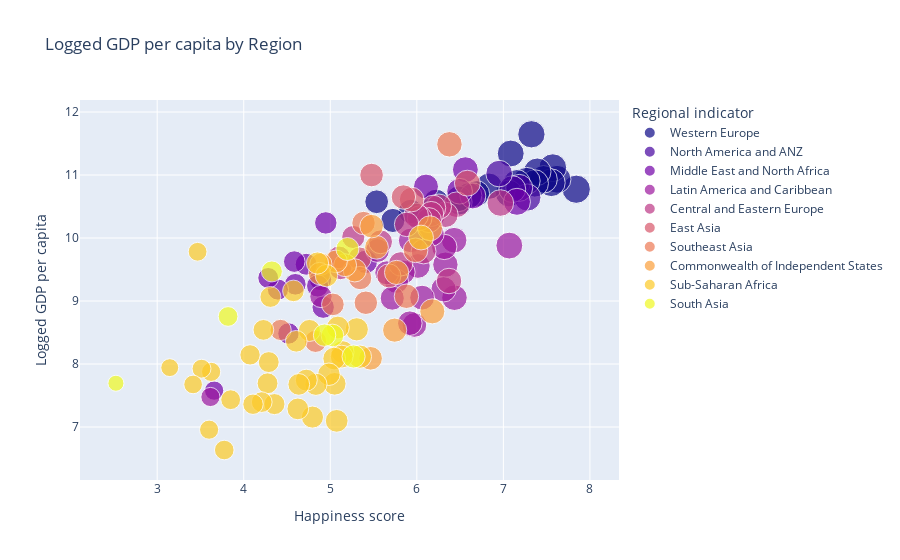

Source (notebook cell):
### Code cell
fig = px.scatter(data_frame=df_2021, x="Happiness score", y="Logged GDP per capita", size='Happiness score', 
                 size_max=20,
                 color="Regional indicator", color_discrete_sequence= px.colors.sequential.Plasma, 
                 title='Logged GDP per capita by Region')
fig.show()

### Figure 1 — Plotly figure (JSON) as saved in the notebook; plotly's stock layout.template omitted (floating-point values rounded to 4 significant figures)
{"data": [{"hovertemplate": "Regional indicator=Western Europe<br>Happiness score=%{marker.size}<br>Logged GDP per capita=%{y}<extra></extra>", "legendgroup": "Western Europe", "marker": {"color": "#0d0887", "size": [7.842, 7.62, 7.571, 7.554, 7.464, 7.392, 7.363, 7.324, 7.268, 7.155, 7.085, 7.064, 6.834, 6.69, 6.602, 6.491, 6.483, 6.223, 5.929, 5.723, 5.536], "sizemode": "area", "sizeref": 0.0196, "symbol": "circle"}, "mode": "markers", "name": "Western Europe", "orientation": "v", "showlegend": true, "type": "scatter", "x": [7.842, 7.62, 7.571, 7.554, 7.464, 7.392, 7.363, 7.324, 7.268, 7.155, 7.085, 7.064, 6.834, 6.69, 6.602, 6.491, 6.483, 6.223, 5.929, 5.723, 5.536], "xaxis": "x", "y": [10.78, 10.93, 11.12, 10.88, 10.93, 11.05, 10.87, 11.65, 10.91, 10.87, 11.34, 10.71, 10.82, 10.7, 10.67, 10.57, 10.62, 10.58, 10.42, 10.28, 10.58], "yaxis": "y"}, {"hovertemplate": "Regional indicator=North America and ANZ<br>Happiness score=%{marker.size}<br>Logged GDP per capita=%{y}<extra></extra>", "legendgroup": "North America and ANZ", "marker": {"color": "#46039f", "size": [7.277, 7.183, 7.103, 6.951], "sizemode": "area", "sizeref": 0.0196, "symbol": "circle"}, "mode": "markers", "name": "North America and ANZ", "orientation": "v", "showlegend": true, "type": "scatter", "x": [7.277, 7.183, 7.103, 6.951], "xaxis": "x", "y": [10.64, 10.8, 10.78, 11.02], "yaxis": "y"}, {"hovertemplate": "Regional indicator=Middle East and North Africa<br>Happiness score=%{marker.size}<br>Logged GDP per capita=%{y}<extra></extra>", "legendgroup": "Middle East and North Africa", "marker": {"color": "#7201a8", "size": [7.157, 6.647, 6.561, 6.494, 6.106, 5.41, 4.948, 4.918, 4.887, 4.854, 4.721, 4.596, 4.584, 4.517, 4.395, 4.283, 3.658], "sizemode": "area", "sizeref": 0.0196, "symbol": "circle"}, "mode": "markers", "name": "Middle East and North Africa", "orientation": "v", "showlegend": true, "type": "scatter", "x": [7.157, 6.647, 6.561, 6.494, 6.106, 5.41, 4.948, 4.918, 4.887, 4.854, 4.721, 4.596, 4.584, 4.517, 4.395, 4.283, 3.658], "xaxis": "x", "y": [10.57, 10.67, 11.09, 10.74, 10.82, 9.622, 10.24, 8.903, 9.342, 9.24, 9.584, 9.266, 9.626, 8.485, 9.182, 9.367, 7.578], "yaxis": "y"}, {"hovertemplate": "Regional indicator=Latin America and Caribbean<br>Happiness score=%{marker.size}<br>Logged GDP per capita=%{y}<extra></extra>", "legendgroup": "Latin America and Caribbean", "marker": {"color": "#9c179e", "size": [7.069, 6.435, 6.431, 6.33, 6.317, 6.309, 6.18, 6.172, 6.061, 6.012, 5.972, 5.929, 5.919, 5.84, 5.764, 5.716, 5.653, 5.545, 4.892, 3.615], "sizemode": "area", "sizeref": 0.0196, "symbol": "circle"}, "mode": "markers", "name": "Latin America and Caribbean", "orientation": "v", "showlegend": true, "type": "scatter", "x": [7.069, 6.435, 6.431, 6.33, 6.317, 6.309, 6.18, 6.172, 6.061, 6.012, 5.972, 5.929, 5.919, 5.84, 5.764, 5.716, 5.653, 5.545, 4.892, 3.615], "xaxis": "x", "y": [9.88, 9.053, 9.966, 9.577, 9.859, 9.186, 10.35, 10.07, 9.054, 9.557, 8.62, 9.962, 8.648, 9.458, 9.313, 9.046, 9.448, 9.802, 9.073, 7.477], "yaxis": "y"}, {"hovertemplate": "Regional indicator=Central and Eastern Europe<br>Happiness score=%{marker.size}<br>Logged GDP per capita=%{y}<extra></extra>", "legendgroup": "Central and Eastern Europe", "marker": {"color": "#bd3786", "size": [6.965, 6.461, 6.372, 6.331, 6.255, 6.189, 6.166, 6.14, 6.078, 6.032, 5.992, 5.882, 5.813, 5.581, 5.266, 5.117, 5.101], "sizemode": "area", "sizeref": 0.0196, "symbol": "circle"}, "mode": "markers", "name": "Central and Eastern Europe", "orientation": "v", "showlegend": true, "type": "scatter", "x": [6.965, 6.461, 6.372, 6.331, 6.255, 6.189, 6.166, 6.14, 6.078, 6.032, 5.992, 5.882, 5.813, 5.581, 5.266, 5.117, 5.101], "xaxis": "x", "y": [10.56, 10.53, 9.318, 10.37, 10.5, 10.48, 10.38, 10.28, 9.787, 10.31, 10.36, 10.22, 9.59, 9.94, 10.02, 9.52, 9.693], "yaxis": "y"}, {"hovertemplate": "Regional indicator=East Asia<br>Happiness score=%{marker.size}<br>Logged GDP per capita=%{y}<extra></extra>", "legendgroup": "East Asia", "marker": {"color": "#d8576b", "size": [6.584, 5.94, 5.845, 5.677, 5.477, 5.339], "sizemode": "area", "sizeref": 0.0196, "symbol": "circle"}, "mode": "markers", "name": "East Asia", "orientation": "v", "showlegend": true, "type": "scatter", "x": [6.584, 5.94, 5.845, 5.677, 5.477, 5.339], "xaxis": "x", "y": [10.87, 10.61, 10.65, 9.4, 11, 9.673], "yaxis": "y"}, {"hovertemplate": "Regional indicator=Southeast Asia<br>Happiness score=%{marker.size}<br>Logged GDP per capita=%{y}<extra></extra>", "legendgroup": "Southeast Asia", "marker": {"color": "#ed7953", "size": [6.377, 5.985, 5.88, 5.411, 5.384, 5.345, 5.03, 4.83, 4.426], "sizemode": "area", "sizeref": 0.0196, "symbol": "circle"}, "mode": "markers", "name": "Southeast Asia", "orientation": "v", "showlegend": true, "type": "scatter", "x": [6.377, 5.985, 5.88, 5.411, 5.384, 5.345, 5.03, 4.83, 4.426], "xaxis": "x", "y": [11.49, 9.805, 9.076, 8.973, 10.24, 9.365, 8.947, 8.36, 8.541], "yaxis": "y"}, {"hovertemplate": "Regional indicator=Commonwealth of Independent States<br>Happiness score=%{marker.size}<br>Logged GDP per capita=%{y}<extra></extra>", "legendgroup": "Commonwealth of Independent States", "marker": {"color": "#fb9f3a", "size": [6.179, 6.152, 5.766, 5.744, 5.534, 5.477, 5.466, 5.283, 5.171, 5.066, 4.891, 4.875], "sizemode": "area", "sizeref": 0.0196, "symbol": "circle"}, "mode": "markers", "name": "Commonwealth of Independent States", "orientation": "v", "showlegend": true, "type": "scatter", "x": [6.179, 6.152, 5.766, 5.744, 5.534, 5.477, 5.466, 5.283, 5.171, 5.066, 4.891, 4.875], "xaxis": "x", "y": [8.836, 10.15, 9.454, 8.538, 9.853, 10.19, 8.091, 9.487, 9.569, 9.629, 9.585, 9.436], "yaxis": "y"}, {"hovertemplate": "Regional indicator=Sub-Saharan Africa<br>Happiness score=%{marker.size}<br>Logged GDP per capita=%{y}<extra></extra>", "legendgroup": "Sub-Saharan Africa", "marker": {"color": "#fdca26", "size": [6.049, 5.342, 5.306, 5.142, 5.132, 5.088, 5.074, 5.051, 5.045, 4.984, 4.956, 4.852, 4.834, 4.794, 4.759, 4.723, 4.636, 4.625, 4.607, 4.574, 4.355, 4.308, 4.289, 4.275, 4.227, 4.208, 4.107, 4.073, 3.849, 3.775, 3.623, 3.6, 3.512, 3.467, 3.415, 3.145], "sizemode": "area", "sizeref": 0.0196, "symbol": "circle"}, "mode": "markers", "name": "Sub-Saharan Africa", "orientation": "v", "showlegend": true, "type": "scatter", "x": [6.049, 5.342, 5.306, 5.142, 5.132, 5.088, 5.074, 5.051, 5.045, 4.984, 4.956, 4.852, 4.834, 4.794, 4.759, 4.723, 4.636, 4.625, 4.607, 4.574, 4.355, 4.308, 4.289, 4.275, 4.227, 4.208, 4.107, 4.073, 3.849, 3.775, 3.623, 3.6, 3.512, 3.467, 3.415, 3.145], "xaxis": "x", "y": [10.01, 8.117, 8.551, 8.189, 8.118, 8.58, 7.098, 7.686, 8.087, 7.838, 9.403, 9.603, 7.678, 7.158, 8.533, 7.744, 7.677, 7.288, 8.361, 9.161, 7.364, 9.065, 8.031, 7.694, 8.542, 7.396, 7.362, 8.145, 7.434, 6.635, 7.876, 6.958, 7.926, 9.782, 7.676, 7.943], "yaxis": "y"}, {"hovertemplate": "Regional indicator=South Asia<br>Happiness score=%{marker.size}<br>Logged GDP per capita=%{y}<extra></extra>", "legendgroup": "South Asia", "marker": {"color": "#f0f921", "size": [5.269, 5.198, 5.025, 4.934, 4.325, 3.819, 2.523], "sizemode": "area", "sizeref": 0.0196, "symbol": "circle"}, "mode": "markers", "name": "South Asia", "orientation": "v", "showlegend": true, "type": "scatter", "x": [5.269, 5.198, 5.025, 4.934, 4.325, 3.819, 2.523], "xaxis": "x", "y": [8.12, 9.826, 8.454, 8.458, 9.47, 8.755, 7.695], "yaxis": "y"}], "layout": {"legend": {"itemsizing": "constant", "title": {"text": "Regional indicator"}, "tracegroupgap": 0}, "title": {"text": "Logged GDP per capita by Region"}, "xaxis": {"anchor": "y", "domain": [0, 1], "title": {"text": "Happiness score"}}, "yaxis": {"anchor": "x", "domain": [0, 1], "title": {"text": "Logged GDP per capita"}}}}
